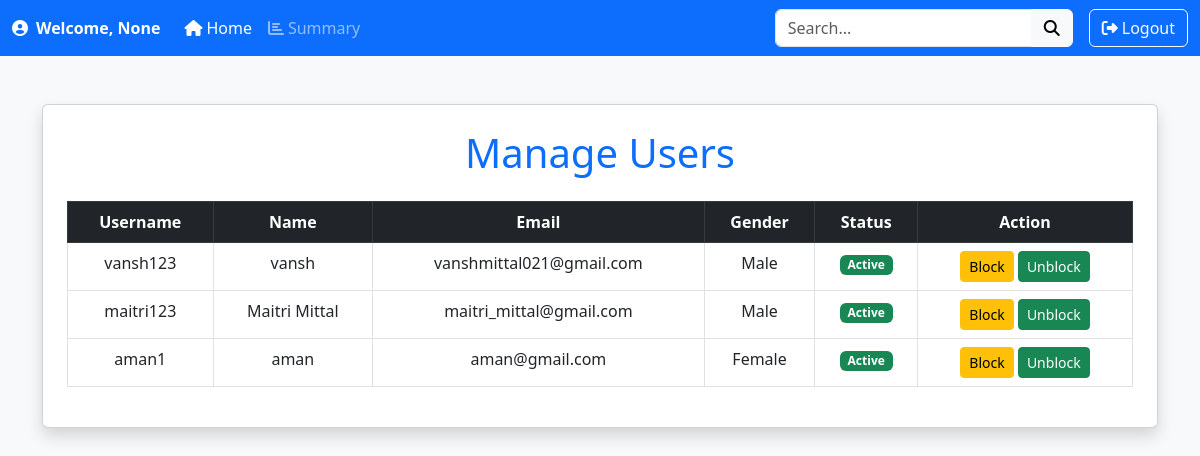
The page /search_user on the database its author committed.
### app.py (models this page shows)
class User(db.Model):
    id=db.Column(db.Integer,primary_key=True)
    username=db.Column(db.String(150),nullable=False,unique=True)
    password=db.Column(db.String(150),nullable=False)
    full_name=db.Column(db.String(150),nullable=False)
    qualification=db.Column(db.String(150),nullable=False)
    dob=db.Column(db.Date,nullable=False)
    gender = db.Column(db.String(50), nullable=False)  # New field for gender
    email = db.Column(db.String(150), nullable=False, unique=True)  # New field for email
    phone = db.Column(db.String(15), nullable=False)  # New field for phone number
    address = db.Column(db.String(255), nullable=False)  # New field for address
    status=db.Column(db.String(50),default='Active')
    created_on=db.Column(db.DateTime,nullable=False,default=datetime.utcnow)
    scores=db.relationship('Scores',back_populates='user',cascade='all,delete')

### app.py (the view)
@app.route('/search_user', methods=['GET'])
def search_user():
    query_username = request.args.get('user_username', '').strip()
    query_full_name = request.args.get('user_full_name', '').strip()
    query_status = request.args.get('user_status', '').strip()
    users_query = User.query.filter(User.username != 'admin')  # Exclude admin users
    if query_username:
        users_query = users_query.filter(User.username.contains(query_username))
    if query_full_name:
        users_query = users_query.filter(User.full_name.contains(query_full_name))
    if query_status:
        users_query = users_query.filter(User.status.contains(query_status))
    users = users_query.all()
    return render_template('manage_user.html', users=users)

### templates/manage_user.html (shortened to what this page needs)
<!DOCTYPE html>
<html lang="en">
<head>
    <link href="https://cdn.jsdelivr.net/npm/bootstrap@5.3.0-alpha3/dist/css/bootstrap.min.css" rel="stylesheet">
    <link rel="stylesheet" href="https://cdnjs.cloudflare.com/ajax/libs/font-awesome/6.4.0/css/all.min.css">
</head>
<body class="bg-light">
    <nav class="navbar navbar-expand-lg navbar-dark bg-primary">
        <div class="container-fluid">
            <span class="navbar-text fw-bold text-white me-3">
                <i class="fas fa-user-circle me-2"></i>Welcome, {{ session.get('username') }}
            </span>
            <div class="collapse navbar-collapse" id="navbarNavDropdown">
                <ul class="navbar-nav me-auto mb-2 mb-lg-0">
                    <li class="nav-item">
                        <a class="nav-link active" href="/admin_dashboard"><i class="fas fa-home me-1"></i>Home</a>
                    </li>
                    <li class="nav-item">
                        <a class="nav-link" href="/admin_summary"><i class="fas fa-chart-bar me-1"></i>Summary</a>
                    </li>
                </ul>
                <form class="d-flex me-3" action="/search_user" method="GET">
                    <div class="input-group">
                        <input class="form-control" type="search" placeholder="Search..." name="query">
                        <button class="btn btn-light" type="submit"><i class="fas fa-search"></i></button>
                    </div>
                </form>
                <a href="/login" class="btn btn-outline-light"><i class="fas fa-sign-out-alt me-1"></i>Logout</a>
            </div>
        </div>
    </nav>
    <div class="container mt-5">
        <div class="card shadow p-4">
            <h1 class="text-center text-primary mb-4">Manage Users</h1>
            <div class="table-responsive">
                <table class="table table-bordered table-hover text-center">
                    <thead class="table-dark">
                        <tr>
                            <th>Username</th>
                            <th>Name</th>
                            <th>Email</th>
                            <th>Gender</th>
                            <th>Status</th>
                            <th>Action</th>
                        </tr>
                    </thead>
                    <tbody>
                        {% for user in users %}
                        <tr>
                            <td>{{ user.username }}</td>
                            <td>{{ user.full_name }}</td>
                            <td>{{ user.email }}</td>
                            <td>{{ user.gender }}</td>
                            <td>
                                <span class="badge {% if user.status == 'Active' %}bg-success{% else %}bg-danger{% endif %}">
                                    {{ user.status }}
                                </span>
                            </td>
                            <td>
                                <a href="/block_user/{{ user.id }}" class="btn btn-warning btn-sm">Block</a>
                                <a href="/unblock_user/{{ user.id }}" class="btn btn-success btn-sm">Unblock</a>
                            </td>
                        </tr>
                        {% endfor %}
                    </tbody>
                </table>
            </div>
        </div>
    </div>
</body>
</html>

### rows shown on the page
User: username "vansh123", full_name "vansh", email "vanshmittal021@gmail.com", gender "Male", status "Active"
User: username "maitri123", full_name "Maitri Mittal", email "maitri_mittal@gmail.com", gender "Male", status "Active"
User: username "aman1", full_name "aman", email "aman@gmail.com", gender "Female", status "Active"

### other values the page prints
{{ session.get('username') }} "None"
